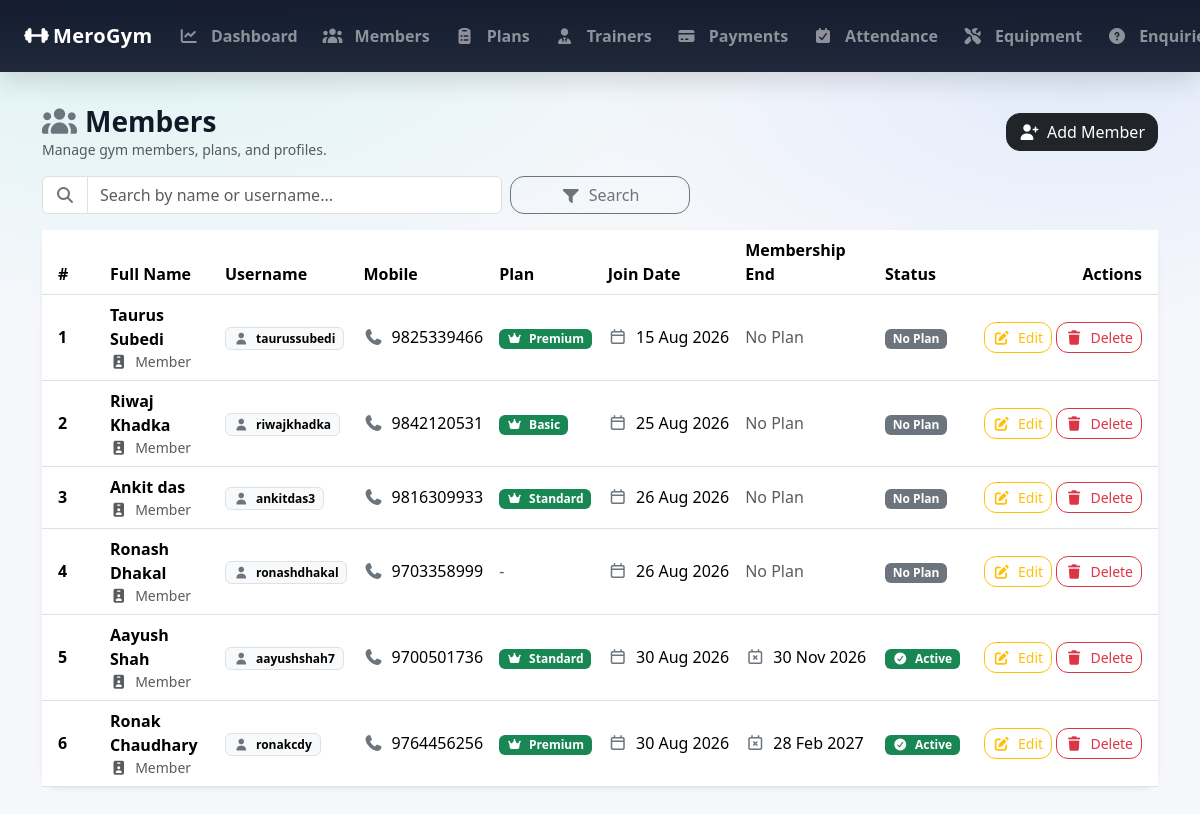
Page /admin_members/ (signed in) on the earlier database version.
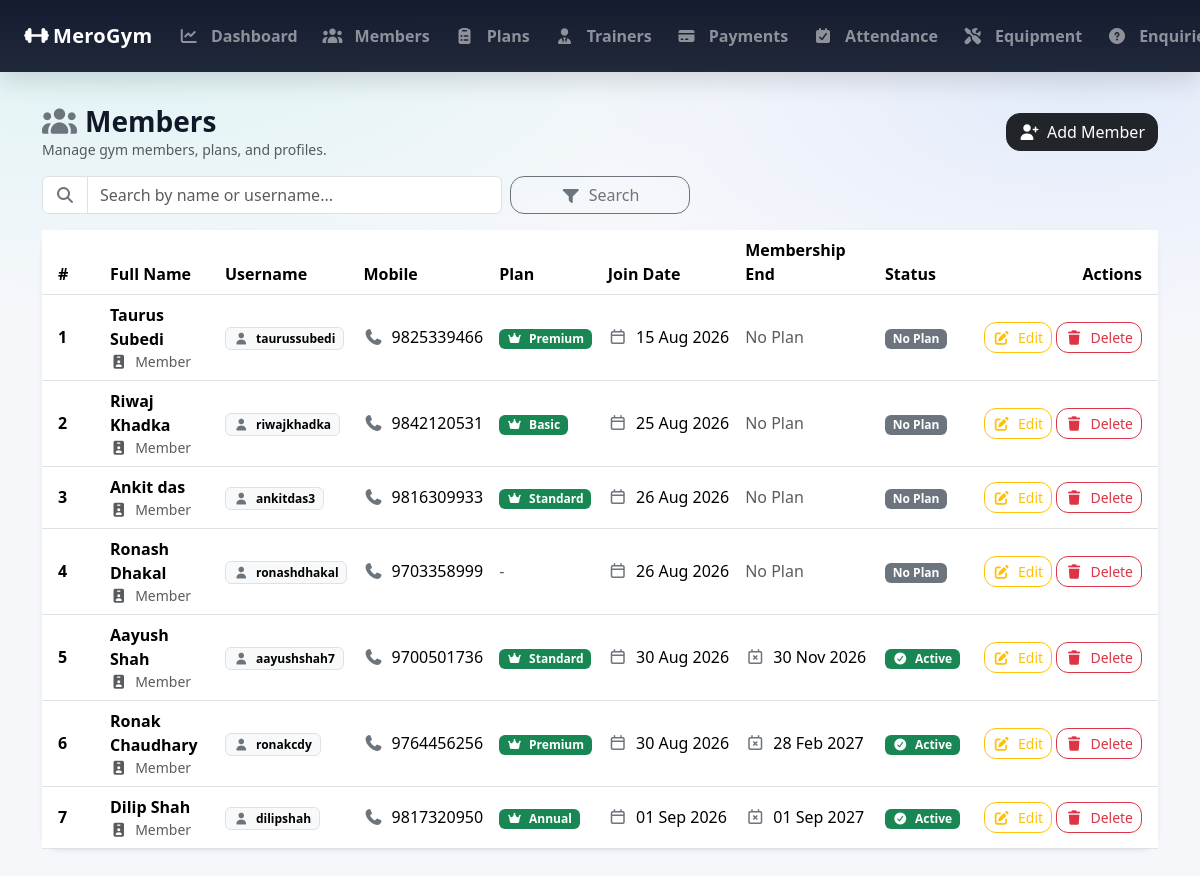
Same page on the later database version.
### GymApp/models.py (models this page shows, shortened)
class MemberProfile(models.Model):
    GENDER_CHOICES = (
        ('MALE', 'Male'),
        ('FEMALE', 'Female'),
        ('OTHER', 'Other'),
    )
    user = models.OneToOneField(settings.AUTH_USER_MODEL, on_delete=models.CASCADE, related_name='member_profile')
    full_name = models.CharField(max_length=100)
    mobile = models.CharField(max_length=15)
    age = models.PositiveIntegerField(null=True, blank=True)
    gender = models.CharField(max_length=10, choices=GENDER_CHOICES, null=True, blank=True)
    address = models.TextField(blank=True)
    join_date = models.DateField(default=timezone.now)
    plan = models.ForeignKey(MembershipPlan,
                             on_delete=models.SET_NULL, # If plan is deleted, set to null
                             null=True, blank=True,
                             related_name='members'
                             )
    trainer = models.ForeignKey(
        Trainer,
        on_delete=models.SET_NULL,  # If trainer is deleted, set to null
        null=True, blank=True,
        related_name='members' # access members via trainer.members
    )
    membership_start = models.DateField(null=True, blank=True)
    membership_end = models.DateField(null=True, blank=True)
    is_membership_active = models.BooleanField(default=True)

class User(AbstractUser):
    ROLE_CHOICES = [
        ('ADMIN', 'Admin'),
        ('MEMBER', 'Member'),
    ]
    role = models.CharField(max_length=20, choices=ROLE_CHOICES, default='MEMBER')

class MembershipPlan(models.Model):
    name = models.CharField(max_length=100)
    duration_months = models.PositiveIntegerField()
    fee = models.PositiveIntegerField()
    description = models.TextField(blank=True)

### GymApp/views.py (the view)
    def wrapper(request, *args, **kwargs):
        if not request.user.is_authenticated or getattr(request.user, 'role', None) != 'ADMIN':
            messages.error(request, 'You must be logged in as an admin to access this page.')
            return redirect('admin_login')  # Redirect to the admin login page
        return view_func(request, *args, **kwargs)

### GymApp/views.py (called while the page is built)
def admin_required(view_func):
    def wrapper(request, *args, **kwargs):
        if not request.user.is_authenticated or getattr(request.user, 'role', None) != 'ADMIN':
            messages.error(request, 'You must be logged in as an admin to access this page.')
            return redirect('admin_login')  # Redirect to the admin login page
        return view_func(request, *args, **kwargs)
    return wrapper

@admin_required
def admin_members_list(request):
    search = request.GET.get('search', '')
    members = MemberProfile.objects.all().select_related('user', 'plan')
    if search:
        members = members.filter(full_name__icontains=search)
    return render(request, 'admin_members_list.html', {'members': members, 'search' : search, 'today': timezone.now().date()})

### GymApp/templates/admin_members_list.html (shortened to what the changed rows need)
{% extends 'base.html' %} {% block title %}Members - Admin{% endblock %}
{% block content %}
<div class="card border-0 shadow-sm" style="border-radius: 18px">
  <div class="card-body p-0">
    <div class="table-responsive">
      <table class="table table-hover align-middle mb-0">
        <thead style="background: rgba(15, 23, 42, 0.98); color: #fff">
          <tr>
            <th class="ps-3" style="width: 60px">#</th>
            <th>Full Name</th>
            <th>Username</th>
            <th>Mobile</th>
            <th>Plan</th>
            <th>Join Date</th>
            <th>Membership End</th>
            <th>Status</th>
            <th class="text-end pe-3" style="width: 190px">Actions</th>
          </tr>
        </thead>
        <tbody>
          {% for m in members %}
          <tr>
            <td class="ps-3 fw-semibold">{{ forloop.counter }}</td>
            <td>
              <div class="fw-semibold">{{ m.full_name }}</div>
              <div class="small text-muted">
                <i class="fa-solid fa-id-badge me-1"></i>
                Member
              </div>
            </td>
            <td>
              <span class="badge text-bg-light border">
                <i class="fa-solid fa-user me-1 text-secondary"></i>
                {{ m.user.username }}
              </span>
            </td>
            <td>
              {% if m.mobile %}
              <span class="text-nowrap">
                <i class="fa-solid fa-phone me-1 text-secondary"></i>
                {{ m.mobile }}
              </span>
              {% else %}
              <span class="text-muted">-</span>
              {% endif %}
            </td>
            <td>
              {% if m.plan %}
              <span class="badge text-bg-success">
                <i class="fa-solid fa-crown me-1"></i>
                {{ m.plan.name }}
              </span>
              {% else %}
              <span class="text-muted">-</span>
              {% endif %}
            </td>
            <td class="text-nowrap">
              {% if m.join_date %}
              <i class="fa-regular fa-calendar me-1 text-secondary"></i>
              {{ m.join_date|date:"d M Y" }} {% else %}
              <span class="text-muted">-</span>
              {% endif %}
            </td>
            <td class="text-nowrap">
              {% if m.membership_end %}
              <i class="fa-regular fa-calendar-xmark me-1 text-secondary"></i>
              {{ m.membership_end|date:"d M Y" }} {% else %}
              <span class="text-muted"> No Plan </span>
              {% endif %}
            </td>
            <td>
              {% if m.membership_end %} {% if m.membership_end < today %}
              <span class="badge text-bg-danger">
                <i class="fa-solid fa-circle-xmark me-1"></i>
                Expired
              </span>
              {% elif m.is_membership_active %}
              <span class="badge text-bg-success">
                <i class="fa-solid fa-circle-check me-1"></i>
                Active
              </span>
              {% else %}
              <span class="badge text-bg-secondary">
                <i class="fa-solid fa-circle-pause me-1"></i>
                Inactive
              </span>
              {% endif %} {% else %}
              <span class="badge text-bg-secondary"> No Plan </span>
              {% endif %}
            </td>
            <td class="text-end pe-3">
              <a
                href="{% url 'admin_member_edit' m.id %}"
                class="btn btn-sm btn-outline-warning"
                style="border-radius: 12px"
              >
                <i class="fa-solid fa-pen-to-square me-1"></i>
                Edit
              </a>
              <form
                action="{% url 'admin_member_delete' m.id %}"
                method="post"
                class="d-inline-block"
              >
                <button
                  type="submit"
                  class="btn btn-sm btn-outline-danger"
                  style="border-radius: 12px"
                  onclick="return confirm('Delete this member?');"
                >
                  <i class="fa-solid fa-trash me-1"></i>
                  Delete
                </button>
              </form>
            </td>
          </tr>
          {% endfor %}
        </tbody>
      </table>
    </div>
  </div>
</div>
{% endblock %}

Differences in the rows shown:
added MemberProfile: full_name "Dilip Shah", user.username "dilipshah", mobile "9817320950", plan.name "Annual", join_date "01 Sep 2026", membership_end "01 Sep 2027", is_membership_active True (drawn)
